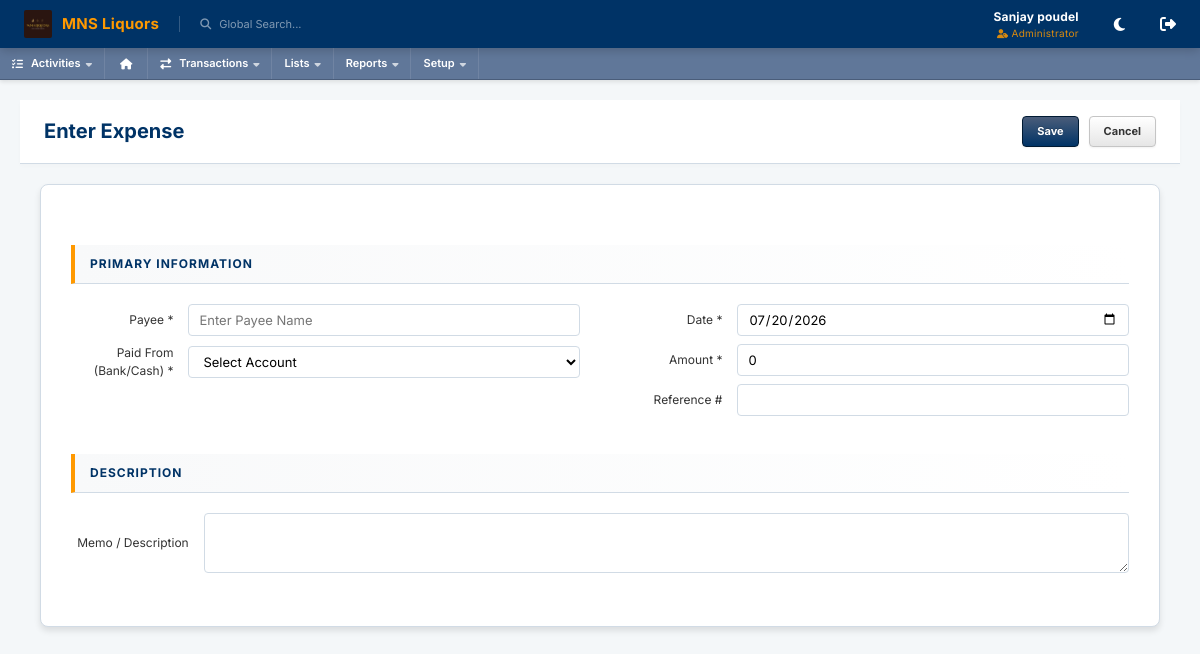
The app's page /index.php?page=transactions/expense/manage (signed in) with its own data.
### tables this page shows
CREATE TABLE `system_info` (
  `id` int(30) NOT NULL,
  `meta_field` text NOT NULL,
  `meta_value` text NOT NULL
);

### database/DBConnection.php (called while the page is built, shortened)
<?php
class DBConnection {
    private $host = 'localhost';
    private $username = 'root';
    private $password = '';
    private $database = 'sms_db';
    private $conn;
    private static $instance = null;
    private function __construct() {
        try {
            $this->conn = new PDO("mysql:host={$this->host};dbname={$this->database}", $this->username, $this->password);
            $this->conn->setAttribute(PDO::ATTR_ERRMODE, PDO::ERRMODE_EXCEPTION);
            $this->conn->setAttribute(PDO::ATTR_DEFAULT_FETCH_MODE, PDO::FETCH_ASSOC);
        } catch (PDOException $e) {
            die("Connection failed: " . $e->getMessage());
        }
    }
    public static function getInstance() {
        if (!self::$instance) {
            self::$instance = new DBConnection();
        }
        return self::$instance;
    }
    public function fetchOne($sql, $params = []) {
        $stmt = $this->conn->prepare($sql);
        $stmt->execute($params);
        return $stmt->fetch();
    }
}
function db() {
    return DBConnection::getInstance();
}
?>

### api/reference_helper.php (called while the page is built, shortened)
<?php
function get_accounting_preference($key) {
    $db = db();
    $row = $db->fetchOne("SELECT meta_value FROM system_info WHERE meta_field = ?", [$key]);
    return $row['meta_value'] ?? null;
}
?>

### forms/modules/transactions/expense/expense_manage.php (the view, shortened to what this page needs)
<?php
require_once 'database/DBConnection.php';
require_once 'api/reference_helper.php';
$db = db();
$id = $_GET['id'] ?? null;
$data = [];
if ($id) {
    $data = $db->fetchOne("
        SELECT h.*, e.expense_account_id, e.paid_from_account_id, e.expense_category, e.description as expense_description
        FROM transaction_headers h
        LEFT JOIN expenses e ON h.id = e.header_id
        WHERE h.id = ?", [$id]);
} else {
    $data = [
        'txn_number' => 'EXP-' . date('Ymd') . '-' . rand(1000, 9999),
        'txn_date' => date('Y-m-d'),
        'net_amount' => 0,
        'expense_account_id' => get_accounting_preference('default_expense_account')
    ];
}
?>
<div class="ns-form-header">
    <div class="ns-form-title"><?php echo $id ? 'Edit' : 'Enter'; ?> Expense</div>
    <div class="ns-page-actions">
        <button type="button" onclick="saveExpense(event)" class="ns-btn ns-btn-primary">Save</button>
        <a href="?page=transactions/expense" class="ns-btn">Cancel</a>
    </div>
</div>
<div class="ns-form-container">
    <form id="expense-form">
        <div class="ns-section-title">Primary Information</div>
        <div class="ns-form-row">
            <div style="flex: 1;">
                <div class="ns-form-group">
                    <label class="ns-label">Payee *</label>
                    <input type="text" name="party_id" class="ns-input" value="<?php echo $data['party_id'] ?? ''; ?>" required placeholder="Enter Payee Name">
                </div>
                <div class="ns-form-group">
                    <label class="ns-label">Paid From (Bank/Cash) *</label>
                    <select name="paid_from_account_id" class="ns-select" required>
                        <option value="">Select Account</option>
                    </select>
                </div>
            </div>
            <div style="flex: 1;">
                <div class="ns-form-group">
                    <label class="ns-label">Date *</label>
                    <input type="date" name="txn_date" class="ns-input" value="<?php echo $data['txn_date']; ?>" required>
                </div>
                <div class="ns-form-group">
                    <label class="ns-label">Amount *</label>
                    <input type="number" step="0.01" name="net_amount" class="ns-input" value="<?php echo $data['net_amount']; ?>" required>
                </div>
                <div class="ns-form-group">
                    <label class="ns-label">Reference #</label>
                    <input type="text" name="ref_number" class="ns-input" value="<?php echo $data['ref_number'] ?? ''; ?>">
                </div>
            </div>
        </div>
        <div class="ns-section-title">Description</div>
        <div class="ns-form-row">
            <div style="flex: 1;">
                <div class="ns-form-group">
                    <label class="ns-label">Memo / Description</label>
                    <textarea name="memo" class="ns-input" style="height: 60px;"><?php echo $data['memo'] ?? ''; ?></textarea>
                </div>
            </div>
        </div>
    </form>
</div>

### index.php (shortened to what this page needs)
<?php
require_once 'database/DBConnection.php';
require_once 'api/reference_helper.php';
$error = "";
$is_logged_in = isset($_SESSION['user_id']);
if (!isset($db)) $db = db();
try {
    $sys_logo = $db->fetchOne("SELECT meta_value FROM system_info WHERE meta_field = 'logo'")['meta_value'] ?? '';
    $sys_name = $db->fetchOne("SELECT meta_value FROM system_info WHERE meta_field = 'name'")['meta_value'] ?? 'SMS ERP';
} catch (Exception $e) {
    $sys_logo = '';
    $sys_name = 'SMS ERP';
}
if ($is_logged_in) {
    $page = $_GET['page'] ?? 'home';
    $is_print_page = (strpos($page, '/print') !== false || strpos($page, 'print/') !== false || $page === 'print');
}
?>
<!DOCTYPE html>
<html lang="en">
<head>
    <link rel="stylesheet" href="assets/css/style.css?v=<?php echo time(); ?>">
    <link rel="stylesheet" href="https://cdnjs.cloudflare.com/ajax/libs/font-awesome/6.4.0/css/all.min.css">
    <link rel="stylesheet" href="https://cdn.datatables.net/1.13.6/css/jquery.dataTables.min.css">
</head>
<body class="<?php echo $is_logged_in ? '' : 'auth-page'; ?>">
    <?php if (!$is_logged_in): ?>
        <div class="auth-container">
            <?php
            $login_logo_abs = !empty($sys_logo) ? (__DIR__ . DIRECTORY_SEPARATOR . str_replace('/', DIRECTORY_SEPARATOR, $sys_logo)) : '';
            ?>
            <div style="text-align:center; margin-bottom:20px;">
                <?php if (!empty($sys_logo) && file_exists(__DIR__ . '/' . $sys_logo)): ?>
                    <div style="margin-bottom:15px; display: flex; justify-content: center; align-items: center;">
                        <img src="<?php echo htmlspecialchars($sys_logo); ?>" alt="Logo" style="max-height: 85px; max-width: 200px; object-fit: contain; filter: drop-shadow(0 4px 8px rgba(0,0,0,0.35)); border-radius: 4px;">
                    </div>
                <?php else: ?>
                    <div style="font-size:40px; color:rgba(255,255,255,0.8); margin-bottom:10px;"><i class="fas fa-cube"></i></div>
                <?php endif; ?>
                <div style="font-size:20px; font-weight:700; color:#fff; letter-spacing:0.5px;"><?php echo htmlspecialchars($sys_name); ?></div>
            </div>
            <div class="glass-card">
                <div class="auth-header">
                    <h1>Welcome Back</h1>
                    <p>Enter your credentials to access your account</p>
                </div>
                <?php if ($error): ?>
                    <div class="alert alert-danger">
                        <?php echo $error; ?>
                    </div>
                <?php endif; ?>
                <form method="POST" action="">
                    <div class="form-group">
                        <label for="username">Username</label>
                        <input type="text" id="username" name="username" class="form-input" placeholder="Enter username"
                            required autofocus>
                    </div>
                    <div class="form-group">
                        <label for="password">Password</label>
                        <div class="password-wrapper">
                            <input type="password" id="password" name="password" class="form-input" placeholder="••••••••"
                                required>
                            <button type="button" id="togglePassword" class="toggle-password">
                                <i class="fas fa-eye" id="eyeIcon"></i>
                            </button>
                        </div>
                    </div>
                    <button type="submit" class="btn-primary">Sign In</button>
                </form>
            </div>
        </div>
        <script>
            document.addEventListener('DOMContentLoaded', function () {
                const togglePassword = document.querySelector('#togglePassword');
                const password = document.querySelector('#password');
                const eyeIcon = document.querySelector('#eyeIcon');
                if (togglePassword) {
                    togglePassword.addEventListener('click', function (e) {
                        const type = password.getAttribute('type') === 'password' ? 'text' : 'password';
                        password.setAttribute('type', type);
                        eyeIcon.classList.toggle('fa-eye');
                        eyeIcon.classList.toggle('fa-eye-slash');
                    });
                }
            });
        </script>
    <?php else: ?>
        <header class="ns-header">
            <div style="display: flex; align-items: center; gap: 20px;">
                <div class="ns-logo" style="display: flex; align-items: center; gap: 10px;">
                    <?php if (!empty($sys_logo) && file_exists(__DIR__ . '/' . $sys_logo)): ?>
                        <img src="<?php echo htmlspecialchars($sys_logo); ?>" alt="Logo" style="height:28px; max-width: 120px; object-fit: contain; border-radius: 2px; vertical-align: middle;">
                    <?php else: ?>
                        <i class="fas fa-cube" style="font-size:22px;"></i>
                    <?php endif; ?>
                    <span style="font-size:15px; font-weight:700; letter-spacing:0.3px;"><?php echo htmlspecialchars($sys_name); ?></span>
                </div>
                <div
                    style="font-size: 11px; color: rgba(255,255,255,0.5); border-left: 1px solid rgba(255,255,255,0.2); padding-left: 20px; cursor: pointer;">
                    <i class="fas fa-search" style="margin-right: 5px;"></i> Global Search...
                </div>
            </div>
            <div style="display: flex; align-items: center; gap: 20px;">
                <div style="text-align: right; margin-right: 15px;">
<?php
    $displayName = $_SESSION['full_name'] ?? $_SESSION['username'] ?? 'User';
    $rawRole = strtolower($_SESSION['role'] ?? 'user');
    $roleMap = [
        'admin' => 'Administrator',
        'manager' => 'Manager',
    ];
    $displayRole = $roleMap[$rawRole] ?? ucfirst($rawRole);
?>
<div style="font-size: 12px; font-weight: bold; letter-spacing: 0.2px;">
    <?php echo htmlspecialchars($displayName); ?>
</div>
<div style="font-size: 10px; color: var(--ns-accent); opacity: 0.85; text-transform: capitalize; letter-spacing: 0.3px;">
    <i class="fas fa-user-tag" style="margin-right: 3px; font-size: 9px;"></i><?php echo htmlspecialchars($displayRole); ?>
</div>
                </div>
                <button id="ns-theme-toggle" title="Toggle Theme" style="background: none; border: none; color: white; font-size: 15px; cursor: pointer; transition: var(--ns-transition); margin-right: 15px; display: inline-flex; align-items: center; justify-content: center;" onmouseover="this.style.color='var(--ns-accent)'" onmouseout="this.style.color='white'">
                    <i class="fas fa-moon"></i>
                </button>
                <a href="logout.php" style="color: white; font-size: 16px; transition: var(--ns-transition);" title="Logout"
                    onmouseover="this.style.color='var(--ns-accent)'" onmouseout="this.style.color='white'"><i
                        class="fas fa-sign-out-alt"></i></a>
            </div>
        </header>
        <nav class="ns-nav">
            <div class="ns-nav-item">
                <i class="fas fa-tasks" style="margin-right: 8px;"></i> Activities <i class="fas fa-caret-down"
                    style="margin-left: 5px; font-size: 10px; opacity: 0.7;"></i>
            </div>
            <a href="?page=home" class="ns-nav-item" title="Dashboard" style="padding: 0 15px;"><i
                    class="fas fa-home"></i></a>
            <div class="ns-nav-item">
                <i class="fas fa-exchange-alt" style="margin-right: 8px;"></i> Transactions <i class="fas fa-caret-down"
                    style="margin-left: 5px; font-size: 10px; opacity: 0.7;"></i>
            </div>
            <div class="ns-nav-item">
                Lists <i class="fas fa-caret-down" style="margin-left: 5px; font-size: 10px; opacity: 0.7;"></i>
            </div>
            <div class="ns-nav-item">
                Reports <i class="fas fa-caret-down" style="margin-left: 5px; font-size: 10px; opacity: 0.7;"></i>
            </div>
            <div class="ns-nav-item">
                Setup <i class="fas fa-caret-down" style="margin-left: 5px; font-size: 10px; opacity: 0.7;"></i>
            </div>
        </nav>
        <div class="ns-content <?php echo ($page === 'home' || $page === 'print' || $is_print_page) ? 'ns-content-flush' : ''; ?>">
            <?php
            if ($page == 'home' || $page == 'home-v3') {
                include 'home.php';
            } else {
                $page = str_replace(['../', '..\\'], '', $page);
                $page = preg_replace('/[^a-zA-Z0-9\/_\-]/', '', $page);
                $parts = explode('/', $page);
                $count = count($parts);
                if ($count > 0) {
                    $action = $parts[$count - 1];
                    $dir_path = implode('/', array_slice($parts, 0, $count - 1));
                    if ($action == 'manage') {
                        $module_name = $parts[$count - 2];
                        $page_path = "forms/modules/" . $dir_path . "/" . $module_name . "_manage.php";
                    } elseif ($action == 'view' || $action == 'print') {
                        $page_path = "forms/modules/" . $dir_path . "/" . $action . ".php";
                    }
                    if (file_exists($page_path)) {
                        include $page_path;
                    }
                }
            }
            ?>
        </div>
    <?php endif; ?>
</body>
</html>

### records on screen
system_info: meta_value (picture)
system_info: meta_value "MNS Liquors"
system_info: txn_date "07/20/2026", net_amount "0"

### other values on screen
$displayName "Sanjay poudel"
$displayRole "Administrator"
